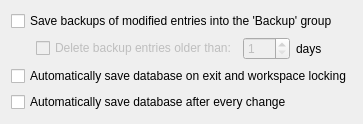
       <widget class="QWidget" name="pageGeneral2">
        <layout class="QVBoxLayout" name="verticalLayout_2">
         <item>
          <widget class="QCheckBox" name="CheckBox_Backup">
           <property name="text">
            <string>Save backups of modified entries into the 'Backup' group</string>
           </property>
          </widget>
         </item>
         <item>
          <layout class="QHBoxLayout" name="horizontalLayout_2">
           <item>
            <spacer>
             <property name="orientation">
              <enum>Qt::Horizontal</enum>
             </property>
             <property name="sizeType">
              <enum>QSizePolicy::Fixed</enum>
             </property>
             <property name="sizeHint" stdset="0">
              <size>
               <width>25</width>
               <height>10</height>
              </size>
             </property>
            </spacer>
           </item>
           <item>
            <widget class="QCheckBox" name="CheckBox_BackupDelete">
             <property name="enabled">
              <bool>false</bool>
             </property>
             <property name="text">
              <string>Delete backup entries older than:</string>
             </property>
            </widget>
           </item>
           <item>
            <widget class="QSpinBox" name="SpinBox_BackupDeleteAfter">
             <property name="enabled">
              <bool>false</bool>
             </property>
             <property name="sizePolicy">
              <sizepolicy hsizetype="Fixed" vsizetype="Fixed">
               <horstretch>0</horstretch>
               <verstretch>0</verstretch>
              </sizepolicy>
             </property>
             <property name="minimum">
              <number>1</number>
             </property>
             <property name="maximum">
              <number>999</number>
             </property>
            </widget>
           </item>
           <item>
            <widget class="QLabel" name="label">
             <property name="text">
              <string>days</string>
             </property>
            </widget>
           </item>
          </layout>
         </item>
         <item>
          <widget class="QCheckBox" name="CheckBox_AutoSave">
           <property name="text">
            <string>Automatically save database on exit and workspace locking</string>
           </property>
          </widget>
         </item>
         <item>
          <widget class="QCheckBox" name="CheckBox_AutoSaveChange">
           <property name="text">
            <string>Automatically save database after every change</string>
           </property>
          </widget>
         </item>
         <item>
          <spacer name="verticalSpacer">
           <property name="orientation">
            <enum>Qt::Vertical</enum>
           </property>
           <property name="sizeHint" stdset="0">
            <size>
             <width>1</width>
             <height>1</height>
            </size>
           </property>
          </spacer>
         </item>
        </layout>
       </widget>
